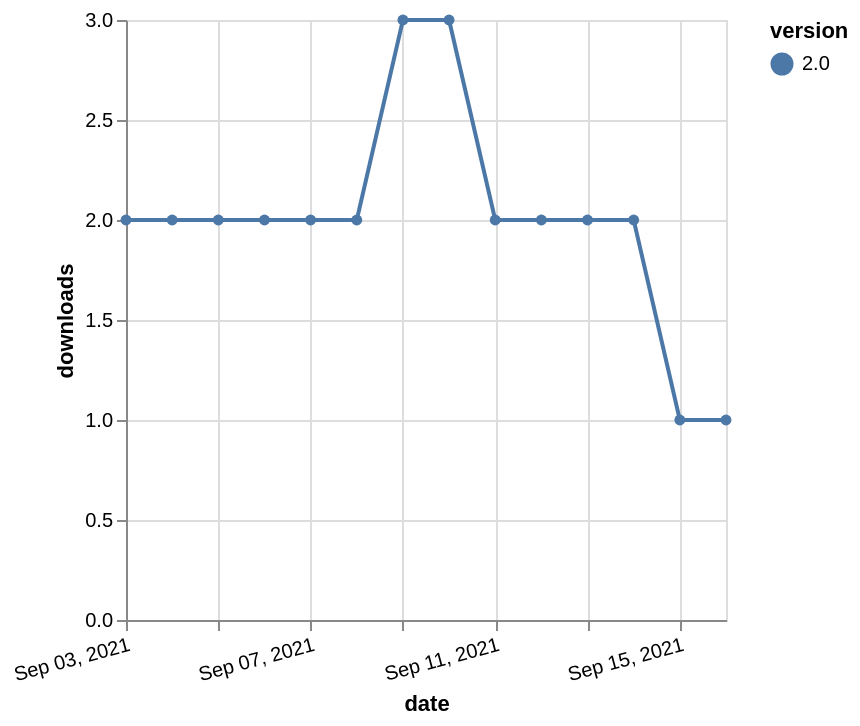

Express this chart as Vega-Lite.
### Vega-Lite specification from a JSON file in a GitHub repository (floating-point values rounded to 4 significant figures)
{"$schema": "https://vega.github.io/schema/vega-lite/v5.json", "description": "A simple bar chart with embedded data.", "data": {"values": [{"date": "2021-09-03", "total": 2589, "delta": 2, "version": "2.0"}, {"date": "2021-09-04", "total": 2591, "delta": 2, "version": "2.0"}, {"date": "2021-09-05", "total": 2593, "delta": 2, "version": "2.0"}, {"date": "2021-09-06", "total": 2595, "delta": 2, "version": "2.0"}, {"date": "2021-09-07", "total": 2597, "delta": 2, "version": "2.0"}, {"date": "2021-09-08", "total": 2599, "delta": 2, "version": "2.0"}, {"date": "2021-09-09", "total": 2602, "delta": 3, "version": "2.0"}, {"date": "2021-09-10", "total": 2605, "delta": 3, "version": "2.0"}, {"date": "2021-09-11", "total": 2607, "delta": 2, "version": "2.0"}, {"date": "2021-09-12", "total": 2609, "delta": 2, "version": "2.0"}, {"date": "2021-09-13", "total": 2611, "delta": 2, "version": "2.0"}, {"date": "2021-09-14", "total": 2613, "delta": 2, "version": "2.0"}, {"date": "2021-09-15", "total": 2614, "delta": 1, "version": "2.0"}, {"date": "2021-09-16", "total": 2615, "delta": 1, "version": "2.0"}]}, "width": "container", "mark": {"type": "line", "point": {"filled": true}}, "encoding": {"x": {"field": "date", "type": "temporal", "timeUnit": "yearmonthdate", "title": "date", "axis": {"labelAngle": -15}}, "y": {"field": "delta", "type": "quantitative", "title": "downloads"}, "color": {"field": "version", "type": "nominal"}, "tooltip": {"field": "delta"}}}
